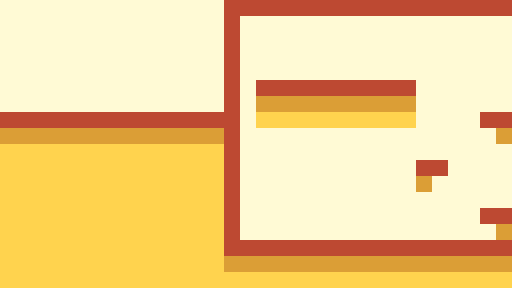

The image is a tile-based game level rendered from a .tmx file. Its description and source (layers, tilesets, objects; grid data summarised) follow:
An orthogonal 32x18 tile map with 16x16 px tiles, 2 tile layers (Background, Foreground) and 1 object (Goal).

<map version="1.0" orientation="orthogonal" width="32" height="18" tilewidth="16" tileheight="16">
 <tileset firstgid="1" name="world" tilewidth="16" tileheight="16">
  <image source="../world.png" width="80" height="48" />
 </tileset>
 <layer name="Background" width="32" height="18">
  <data>[576 cells, 576 non-empty, 3 distinct tile ids]</data>
 </layer>
 <layer name="Foreground" width="32" height="18">
  <data>[576 cells, 115 non-empty, 3 distinct tile ids]</data>
 </layer>
 <objectgroup name="Objects" width="32" height="18">
  <object name="Goal" x="16" y="80" width="32" height="32" />
 </objectgroup>
</map>